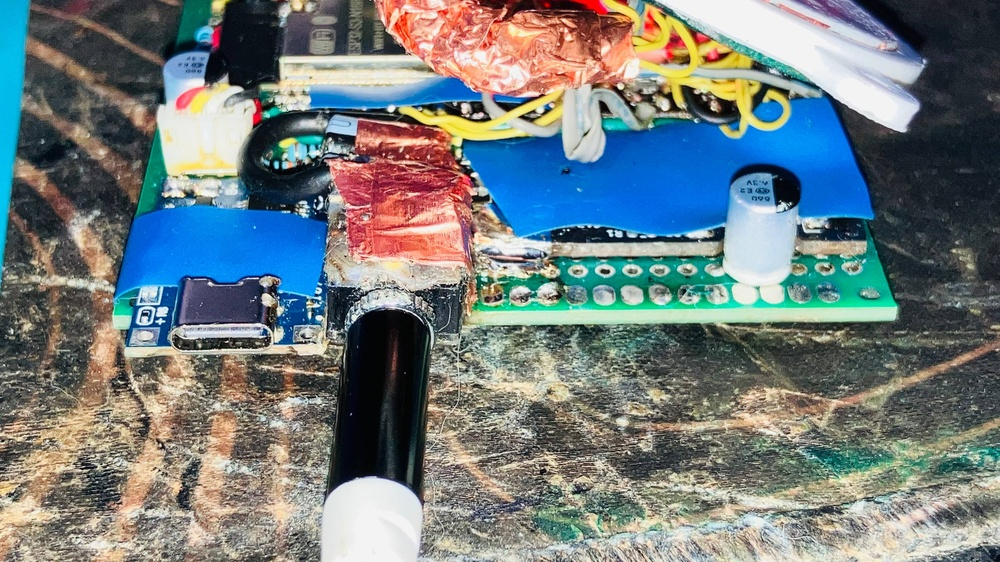
#> input picture Hardware/MonoPod_Enclosure_v04_USB_Flush_Acrylic_2026-11-02/reference/photos/photo_1_2026-11-01_18-29-50.jpg, 1000 x 562 px, shrunk from 2560 x 1440 before the run
$ python pack_bootlogo.py ../../Hardware/MonoPod_Enclosure_v04_USB_Flush_Acrylic_2026-11-02/reference/photos/photo_1_2026-11-01_18-29-50.jpg ../../Hardware/MonoPod_Enclosure_v04_USB_Flush_Acrylic_2026-11-02/reference/photos/photo_2_2026-11-01_18-29-50.jpg
#> lines starting #> are read from the running program, lines starting #| are printed output that depends on the picture
#!/usr/bin/env python3
"""Convert any PNG to a 160x128 RGB565 splash (/MonoPod/boot.rgb565).
Usage: python pack_bootlogo.py logo.png boot.rgb565
Requires Pillow: pip install pillow
"""
import sys,struct
from PIL import Image,ImageOps
if len(sys.argv)!=3:raise SystemExit(__doc__)
im=Image.open(sys.argv[1]).convert("RGBA")
bg=Image.new("RGB",(160,128),(0,0,0))
#> bg: PIL image 160x128 RGB; every value is 0
fit=ImageOps.contain(im,(160,128),Image.Resampling.LANCZOS)
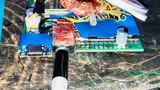
#> fit: PIL image 160x90 RGBA; mean R, G, B, A 114.2, 124.3, 125.9, 255
x=(160-fit.width)//2;y=(128-fit.height)//2
#> after `x = (160 - fit.width) // 2`: x = 0
#> after `y = (128 - fit.height) // 2`: y = 19
bg.paste(fit,(x,y),fit.getchannel('A'))
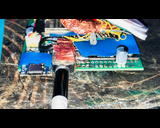
#> bg: PIL image 160x128 RGB; mean R, G, B 80.3, 87.4, 88.5
with open(sys.argv[2],'wb') as out:
 for r,g,b in bg.getdata():out.write(struct.pack('<H',((r>>3)<<11)|((g>>2)<<5)|(b>>3)))
print("Written",sys.argv[2],"(40960 bytes RGB565LE)")

$ run again, on Hardware/MonoPod_Enclosure_v04_USB_Flush_Acrylic_2026-11-02/reference/photos/photo_3_2026-11-01_18-29-50.jpg
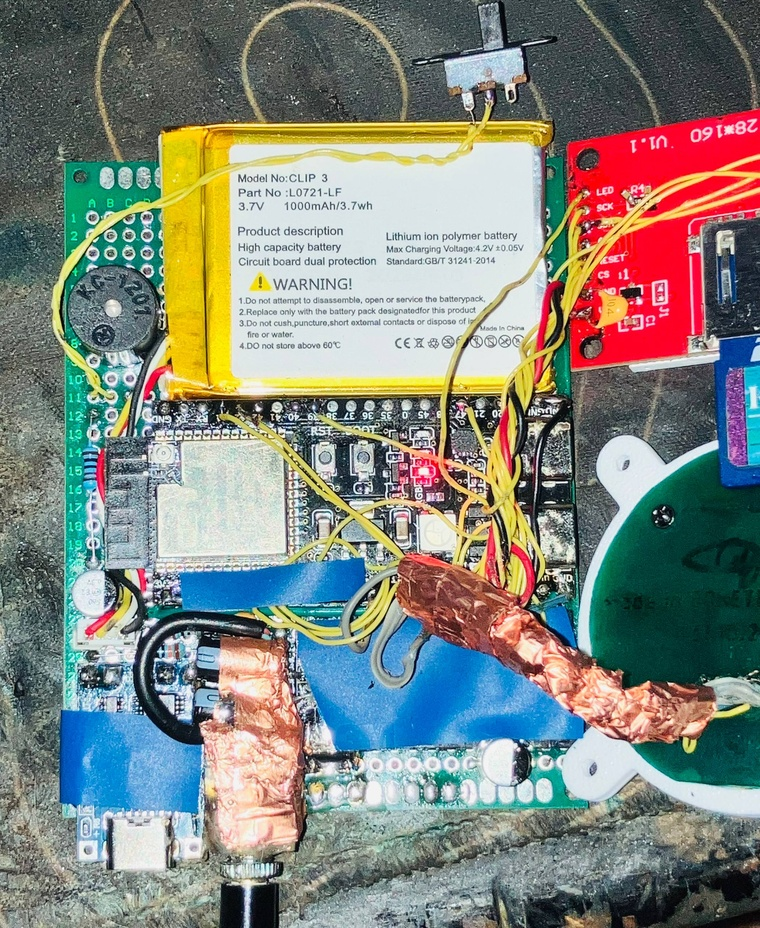
#> input picture Hardware/MonoPod_Enclosure_v04_USB_Flush_Acrylic_2026-11-02/reference/photos/photo_3_2026-11-01_18-29-50.jpg, 760 x 928 px, shrunk from 2097 x 2560 before the run
#> `fit=ImageOps.contain(im,(160,128),Image.Resampling.LANCZOS)`:
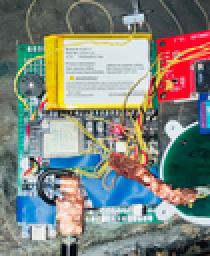
#> fit: PIL image 105x128 RGBA (shown 2 times larger); mean R, G, B, A 129.3, 133.4, 126, 255
#> `bg.paste(fit,(x,y),fit.getchannel('A'))`:
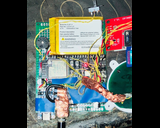
#> bg: PIL image 160x128 RGB; mean R, G, B 84.8, 87.5, 82.7
#> the loop `for r,g,b in bg.getdata():out.write(struct.pack('<H',((r>>3)<<11)|((g>..` made 20480 passes
#> (r, g, b) on passes 1 to 3: (0, 0, 0), (0, 0, 0), (0, 0, 0)
